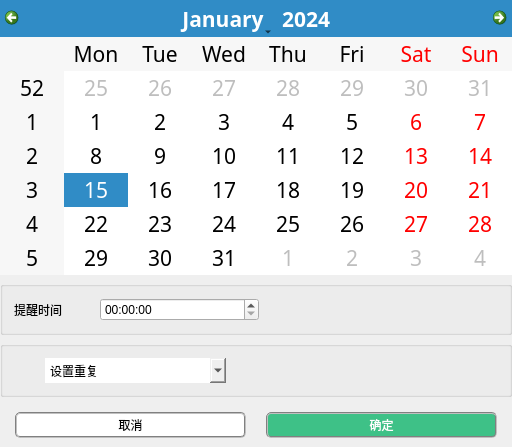
<?xml version="1.0" encoding="UTF-8"?>
<ui version="4.0">
 <class>KTimerBox</class>
 <widget class="QWidget" name="KTimerBox">
  <property name="geometry">
   <rect>
    <x>0</x>
    <y>0</y>
    <width>410</width>
    <height>416</height>
   </rect>
  </property>
  <property name="windowTitle">
   <string>KTimerBox</string>
  </property>
  <layout class="QVBoxLayout" name="verticalLayout_2">
   <property name="spacing">
    <number>0</number>
   </property>
   <property name="leftMargin">
    <number>0</number>
   </property>
   <property name="topMargin">
    <number>0</number>
   </property>
   <property name="rightMargin">
    <number>0</number>
   </property>
   <property name="bottomMargin">
    <number>0</number>
   </property>
   <item>
    <layout class="QVBoxLayout" name="verticalLayout" stretch="5,1,1,1">
     <item>
      <widget class="QCalendarWidget" name="calendarWidget">
       <property name="font">
        <font>
         <family>仿宋</family>
         <pointsize>16</pointsize>
        </font>
       </property>
      </widget>
     </item>
     <item>
      <widget class="QGroupBox" name="groupBoxSetTime">
       <property name="title">
        <string/>
       </property>
       <layout class="QHBoxLayout" name="horizontalLayout_3">
        <item>
         <layout class="QHBoxLayout" name="hLayoutTime" stretch="1,2,3">
          <item>
           <widget class="QLabel" name="label_time">
            <property name="text">
             <string>提醒时间</string>
            </property>
           </widget>
          </item>
          <item>
           <widget class="QTimeEdit" name="timeEditSetTime">
            <property name="sizePolicy">
             <sizepolicy hsizetype="Expanding" vsizetype="Expanding">
              <horstretch>0</horstretch>
              <verstretch>0</verstretch>
             </sizepolicy>
            </property>
           </widget>
          </item>
          <item>
           <spacer name="horizontalSpacer">
            <property name="orientation">
             <enum>Qt::Horizontal</enum>
            </property>
            <property name="sizeHint" stdset="0">
             <size>
              <width>40</width>
              <height>20</height>
             </size>
            </property>
           </spacer>
          </item>
         </layout>
        </item>
       </layout>
      </widget>
     </item>
     <item>
      <widget class="QGroupBox" name="groupBoxSetAgain">
       <property name="title">
        <string/>
       </property>
       <layout class="QHBoxLayout" name="horizontalLayout_2">
        <item>
         <layout class="QHBoxLayout" name="horizontalLayout" stretch="1,2,3">
          <item>
           <widget class="QLabel" name="label">
            <property name="minimumSize">
             <size>
              <width>25</width>
              <height>25</height>
             </size>
            </property>
            <property name="maximumSize">
             <size>
              <width>25</width>
              <height>25</height>
             </size>
            </property>
            <property name="styleSheet">
             <string notr="true">border-image: url(:/KTodoMainWindow/images/setAgain.png);</string>
            </property>
            <property name="text">
             <string/>
            </property>
           </widget>
          </item>
          <item>
           <widget class="QComboBox" name="comboBoxSetAgain">
            <property name="sizePolicy">
             <sizepolicy hsizetype="Expanding" vsizetype="Expanding">
              <horstretch>0</horstretch>
              <verstretch>0</verstretch>
             </sizepolicy>
            </property>
            <property name="styleSheet">
             <string notr="true">border:none;</string>
            </property>
            <item>
             <property name="text">
              <string>设置重复</string>
             </property>
            </item>
            <item>
             <property name="text">
              <string>每天重复</string>
             </property>
            </item>
            <item>
             <property name="text">
              <string>每周重复</string>
             </property>
            </item>
            <item>
             <property name="text">
              <string>每月重复</string>
             </property>
            </item>
            <item>
             <property name="text">
              <string>不重复</string>
             </property>
            </item>
           </widget>
          </item>
          <item>
           <spacer name="horizontalSpacer_2">
            <property name="orientation">
             <enum>Qt::Horizontal</enum>
            </property>
            <property name="sizeHint" stdset="0">
             <size>
              <width>40</width>
              <height>20</height>
             </size>
            </property>
           </spacer>
          </item>
         </layout>
        </item>
       </layout>
      </widget>
     </item>
     <item>
      <layout class="QHBoxLayout" name="horizontalLayout_4" stretch="1,1">
       <property name="spacing">
        <number>20</number>
       </property>
       <property name="leftMargin">
        <number>15</number>
       </property>
       <property name="topMargin">
        <number>9</number>
       </property>
       <property name="rightMargin">
        <number>15</number>
       </property>
       <property name="bottomMargin">
        <number>9</number>
       </property>
       <item>
        <widget class="QPushButton" name="pbnCancel">
         <property name="sizePolicy">
          <sizepolicy hsizetype="Expanding" vsizetype="Expanding">
           <horstretch>0</horstretch>
           <verstretch>0</verstretch>
          </sizepolicy>
         </property>
         <property name="styleSheet">
          <string notr="true">border:2px groove gray;
border-radius:5px;
padding:2px 4px;
background-color: rgb(255, 255, 255);</string>
         </property>
         <property name="text">
          <string>取消</string>
         </property>
        </widget>
       </item>
       <item>
        <widget class="QPushButton" name="pbnOK">
         <property name="sizePolicy">
          <sizepolicy hsizetype="Expanding" vsizetype="Expanding">
           <horstretch>0</horstretch>
           <verstretch>0</verstretch>
          </sizepolicy>
         </property>
         <property name="styleSheet">
          <string notr="true">
color: rgb(255, 255, 255);
background-color: rgb(62, 193, 135);
border:2px groove gray;
border-radius:5px;
padding:2px 4px;</string>
         </property>
         <property name="text">
          <string>确定</string>
         </property>
        </widget>
       </item>
      </layout>
     </item>
    </layout>
   </item>
  </layout>
 </widget>
 <layoutdefault spacing="6" margin="11"/>
 <resources>
  <include location="ktodomainwindow.qrc"/>
 </resources>
 <connections/>
</ui>
